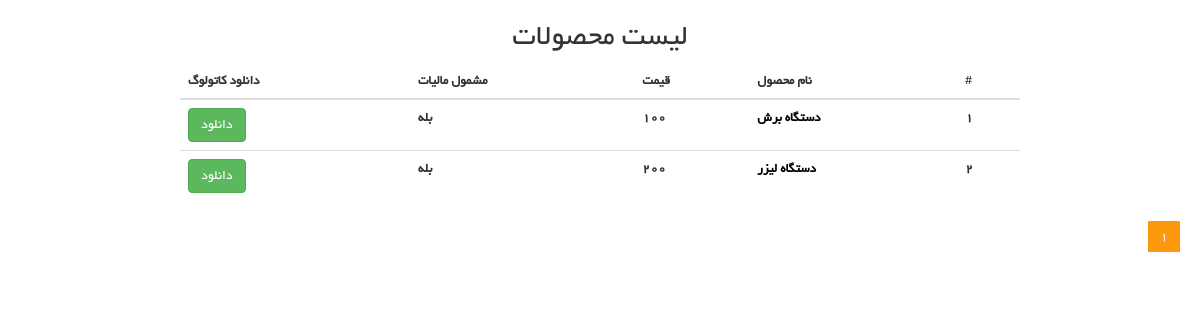
The page /products on the database as committed earlier.
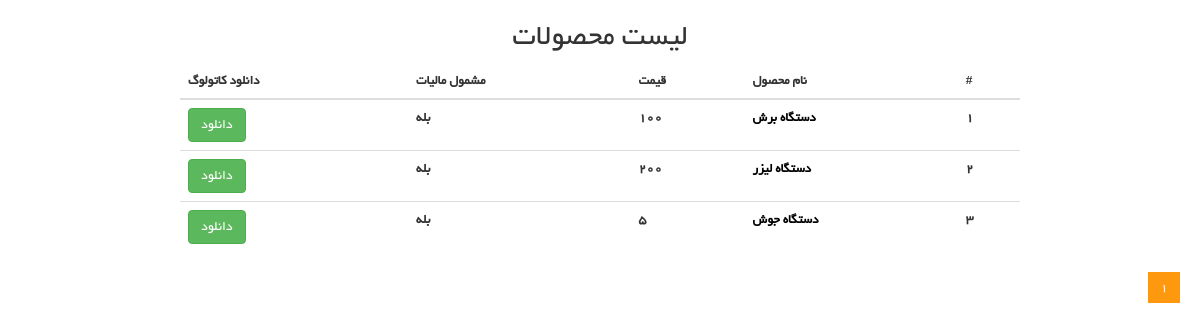
The same page on the database as committed later.
### product/models.py (models this page shows, shortened)
class Product(models.Model):
    name = models.CharField(max_length=150, verbose_name='اسم محصول', null=True)
    price = models.PositiveIntegerField(verbose_name='قیمت')
    tax = models.BooleanField(default=False, verbose_name='مشمول مالیات')
    file_pdf = models.FileField(upload_to='Product/PDFs', verbose_name='کاتولوگ محصول', blank=True,
                                validators=[FileExtensionValidator(['pdf'])])
    file_image = models.ImageField(upload_to='Product/Images', verbose_name='تصویر محصول', blank=True)
    description = models.TextField(verbose_name='ویژگی های فنی')
    organization_product = models.ManyToManyField('organization.OrganizationProduct', blank=True,
                                                  verbose_name='قابل استفاده برای تولید محصولات تولیدی')
    class Meta:
        verbose_name = 'محصول'
        verbose_name_plural = 'محصولات'

### product/views.py (the view)
# urls.py: path('products', ProductsList.as_view(),name='product_list'),
class ProductsList(ListView):
    template_name = 'products/products_list.html'
    paginate_by = 6
    def get_queryset(self):
        search = self.request.GET.get('search', None)
        mode = self.request.GET.get('mode', None)
        if mode == 'name':
            products = Product.objects.filter(name__contains=search)
        elif mode == 'description':
            products = Product.objects.filter(description__contains=search)
        else:
            products = Product.objects.all()
        return products.order_by('pk')

### templates/products/products_list.html (shortened to what this page needs)
{% extends 'shared/_MainLayout.html' %}
{% load static %}
{% block content %}
 <div class="text-center">
        <h2>لیست محصولات</h2>
    </div>
    <div class='text-white mt-lg-5' style="margin-left: 15%; margin-right: 15%;">
        <table class='table table-dark'>
            <thead>
            <tr>
                <th>#</th>
                <th>نام محصول</th>
                <th>قیمت</th>
                <th>مشمول مالیات</th>
                <th>دانلود کاتولوگ</th>
            </tr>
            </thead>
            <tbody>
                {% for product in object_list %}
                    <tr>
                        <th>{{forloop.counter}}</th>
                        <th>
                            <a href="#" style='text-decoration: none; color:black;'>{{product.name}}</a>
                        </th>
                        <th>{{product.price}}</th>
                        <th>
                            {% if product.tax %}
                                بله
                            {% else %}
                                خیر
                            {% endif %}
                        </th>
                        <th>
                            {% if product.file_pdf %}
                                <button class='btn btn-success'>
                                    <a href="{{product.file_pdf.url}}" style='text-decoration: none; color: white;'>دانلود</a>
                                </button>
                            {% else %}
                                -
                            {% endif %}
                        </th>
                    </tr>
                {% endfor %}
            </tbody>
        </table>
    </div>
                        <ul class="pagination">
                            {% for page in paginator.page_range %}
                                {% if page == page_obj.number %}
                                    <li class="active"><a href="?page={{ page }}">{{ page }}</a></li>
                                {% else %}
                                    <li><a href="?page={{ page }}">{{ page }}</a></li>
                                {% endif %}
                            {% endfor %}
                        </ul>
{% endblock %}

Rows that differ between the two databases and show on the page:
added Product: name "دستگاه جوش", price "5", tax "بله"
